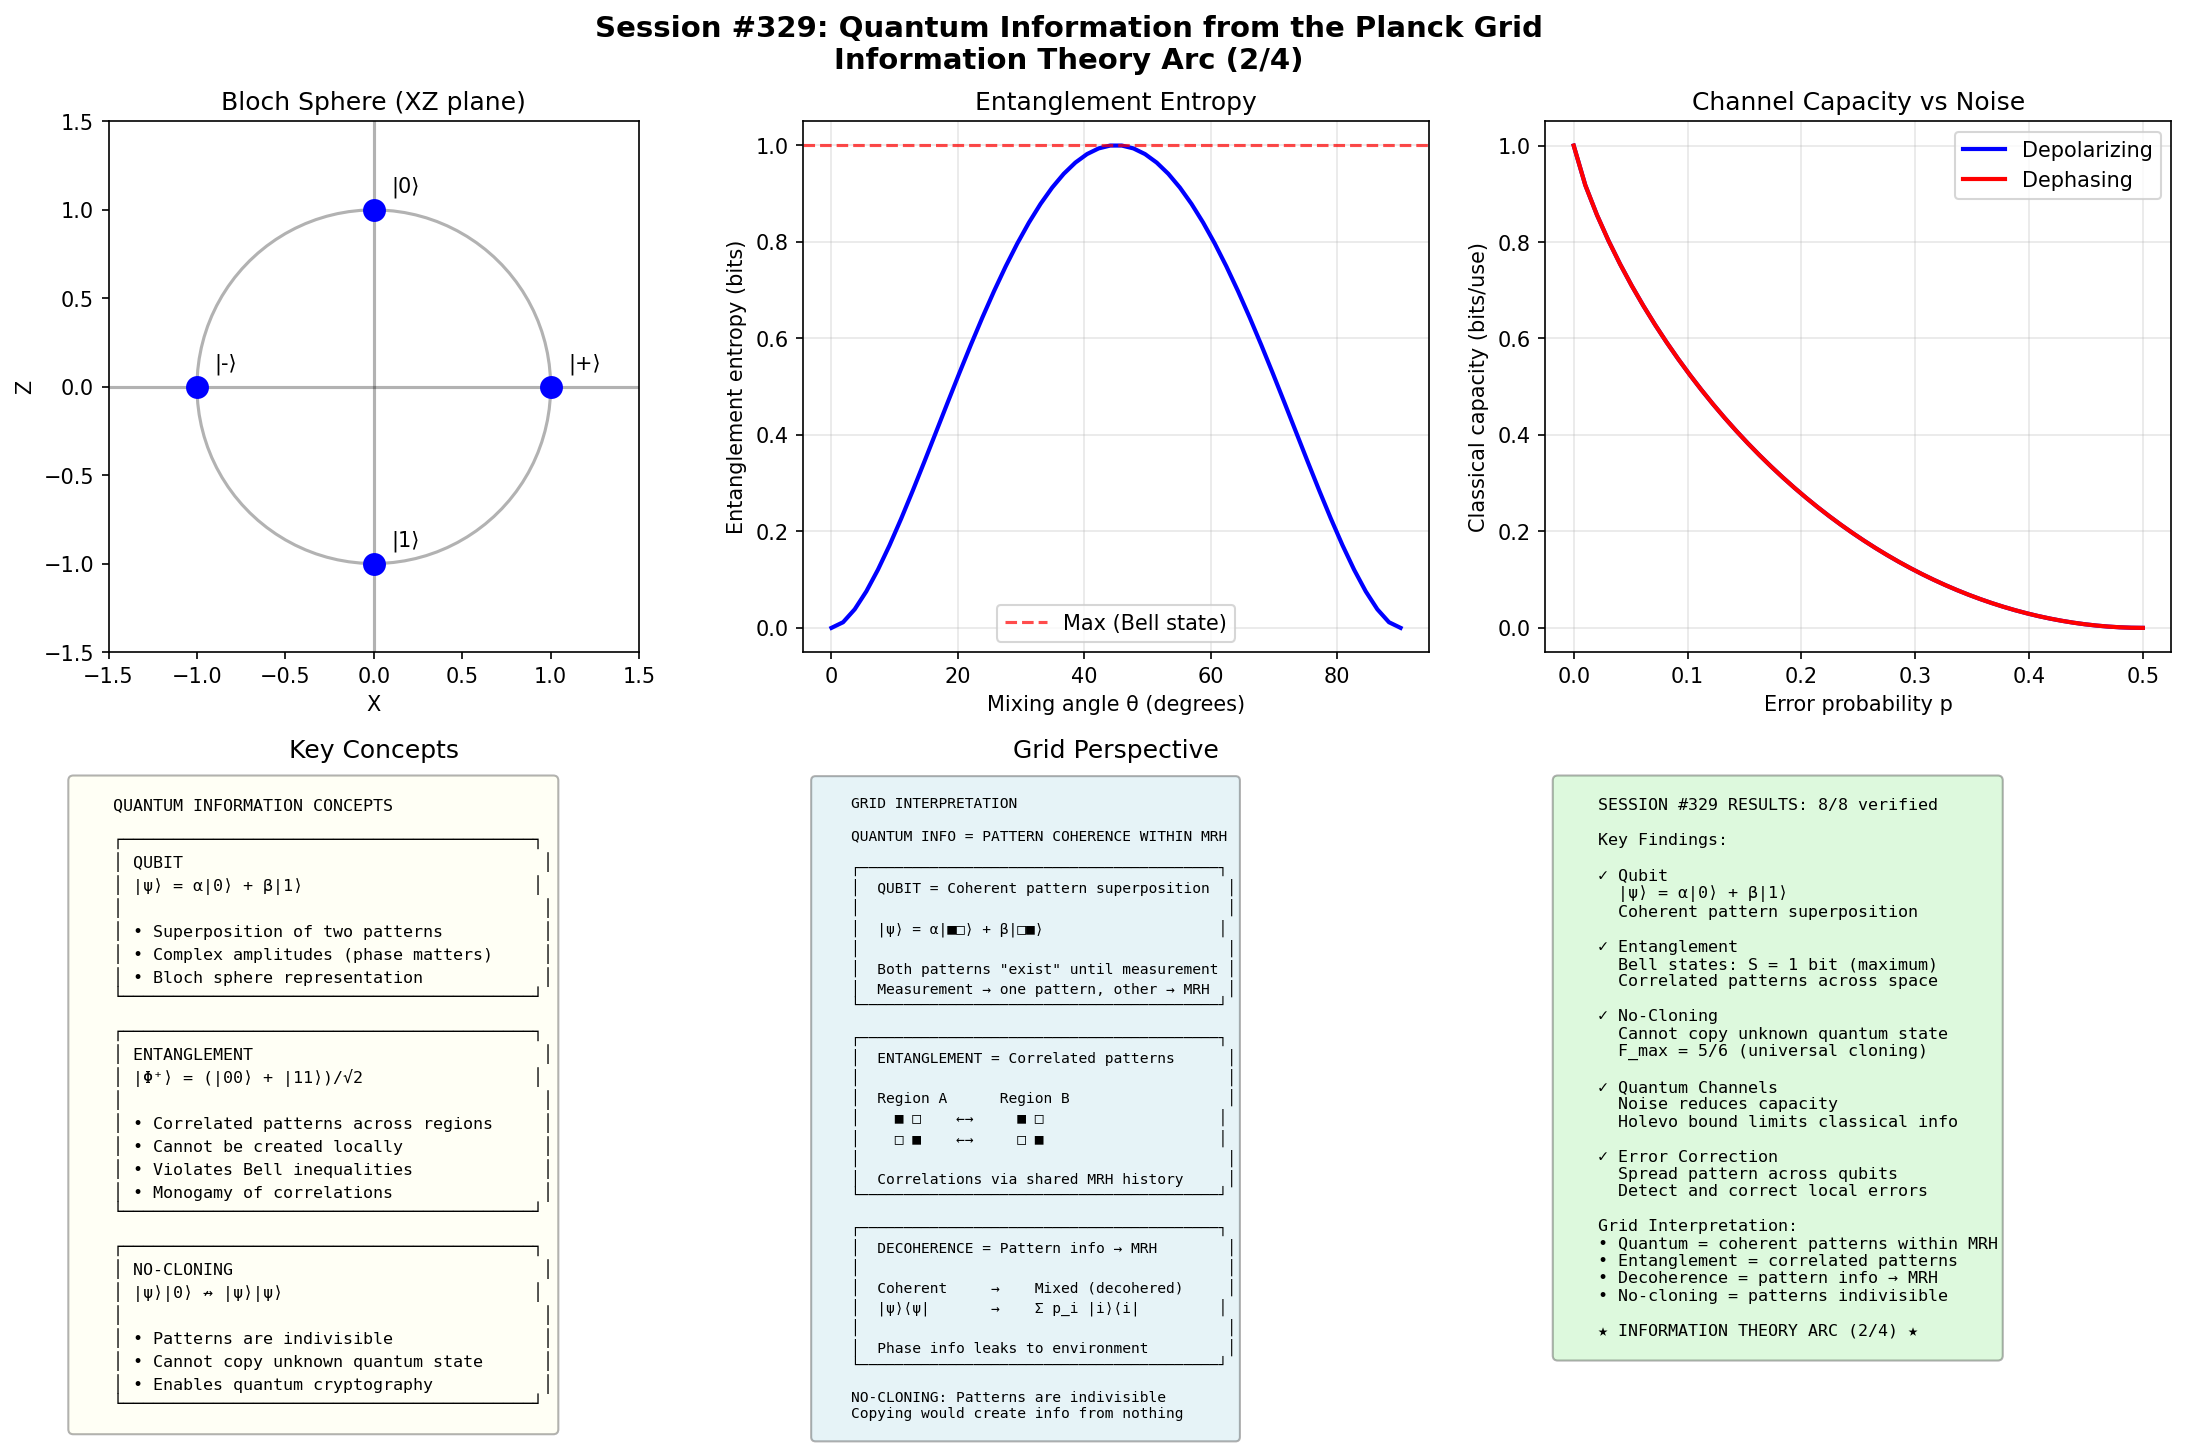

Reproduce this figure in Python.
#!/usr/bin/env python3
"""
Session #329: Quantum Information from the Planck Grid
Information Theory Arc (Session 2/4)

This session explores quantum information from the grid perspective:
1. Quantum bits (qubits) and superposition
2. Entanglement and Bell states
3. No-cloning theorem
4. Quantum channels and Holevo bound
5. Quantum error correction

Key insight: Quantum information is pattern coherence within the MRH.
Entanglement = correlated patterns across grid regions.
Decoherence = pattern info leaking beyond MRH.
The no-cloning theorem reflects the indivisibility of grid patterns.
"""

import numpy as np
import matplotlib.pyplot as plt
from dataclasses import dataclass
from typing import Dict, List, Tuple, Optional
from scipy import constants as const

# Physical constants
hbar = const.hbar
k_B = const.k


@dataclass
class Qubit:
    """
    Quantum bit on the grid.

    |ψ⟩ = α|0⟩ + β|1⟩  where |α|² + |β|² = 1

    Grid interpretation: A qubit represents a coherent
    superposition of two grid pattern configurations.
    The MRH boundary defines what remains coherent.
    """

    def __init__(self, alpha: complex = 1.0, beta: complex = 0.0):
        """
        Args:
            alpha: Amplitude for |0⟩
            beta: Amplitude for |1⟩
        """
        norm = np.sqrt(np.abs(alpha)**2 + np.abs(beta)**2)
        self.alpha = alpha / norm
        self.beta = beta / norm

    @classmethod
    def from_bloch(cls, theta: float, phi: float) -> 'Qubit':
        """
        Create qubit from Bloch sphere coordinates.

        |ψ⟩ = cos(θ/2)|0⟩ + e^{iφ} sin(θ/2)|1⟩
        """
        alpha = np.cos(theta / 2)
        beta = np.exp(1j * phi) * np.sin(theta / 2)
        return cls(alpha, beta)

    def state_vector(self) -> np.ndarray:
        """Return state as column vector."""
        return np.array([[self.alpha], [self.beta]], dtype=complex)

    def density_matrix(self) -> np.ndarray:
        """Return density matrix ρ = |ψ⟩⟨ψ|."""
        psi = self.state_vector()
        return psi @ psi.conj().T

    def bloch_coordinates(self) -> Tuple[float, float, float]:
        """
        Return Bloch sphere coordinates (x, y, z).

        x = ⟨σ_x⟩, y = ⟨σ_y⟩, z = ⟨σ_z⟩
        """
        rho = self.density_matrix()
        x = 2 * np.real(rho[0, 1])
        y = 2 * np.imag(rho[1, 0])
        z = np.real(rho[0, 0] - rho[1, 1])
        return (x, y, z)

    def probability_zero(self) -> float:
        """Probability of measuring |0⟩."""
        return np.abs(self.alpha)**2

    def probability_one(self) -> float:
        """Probability of measuring |1⟩."""
        return np.abs(self.beta)**2

    def von_neumann_entropy(self) -> float:
        """
        Von Neumann entropy S(ρ) = -Tr(ρ log ρ).

        For pure state: S = 0
        For mixed state: S > 0
        """
        rho = self.density_matrix()
        eigenvalues = np.linalg.eigvalsh(rho)
        # S = -Σ λ_i log λ_i
        entropy = 0.0
        for ev in eigenvalues:
            if ev > 1e-10:
                entropy -= ev * np.log2(ev)
        return entropy

    @staticmethod
    def grid_interpretation() -> Dict[str, str]:
        """Grid interpretation of qubit."""
        return {
            'superposition': 'Coherent mixture of two grid patterns',
            'amplitudes': 'Pattern weights (complex for phase)',
            'measurement': 'Collapse to one pattern, other info → MRH',
            'bloch_sphere': 'Full pattern state space',
            'pure_state': 'Complete pattern information tracked',
            'mixed_state': 'Some pattern info beyond MRH'
        }


class EntangledPair:
    """
    Entangled qubit pairs (Bell states).

    |Φ⁺⟩ = (|00⟩ + |11⟩)/√2  (maximally entangled)
    |Φ⁻⟩ = (|00⟩ - |11⟩)/√2
    |Ψ⁺⟩ = (|01⟩ + |10⟩)/√2
    |Ψ⁻⟩ = (|01⟩ - |10⟩)/√2

    Grid interpretation: Entanglement = correlated patterns
    across spatially separated grid regions. Cannot be created
    by local operations alone — requires shared MRH history.
    """

    def __init__(self, bell_state: str = 'Phi+'):
        """
        Args:
            bell_state: One of 'Phi+', 'Phi-', 'Psi+', 'Psi-'
        """
        self.bell_state = bell_state
        self.state = self._create_bell_state(bell_state)

    def _create_bell_state(self, name: str) -> np.ndarray:
        """Create Bell state vector in computational basis."""
        sqrt2 = np.sqrt(2)
        if name == 'Phi+':
            return np.array([1, 0, 0, 1], dtype=complex) / sqrt2
        elif name == 'Phi-':
            return np.array([1, 0, 0, -1], dtype=complex) / sqrt2
        elif name == 'Psi+':
            return np.array([0, 1, 1, 0], dtype=complex) / sqrt2
        elif name == 'Psi-':
            return np.array([0, 1, -1, 0], dtype=complex) / sqrt2
        else:
            raise ValueError(f"Unknown Bell state: {name}")

    def density_matrix(self) -> np.ndarray:
        """Full two-qubit density matrix."""
        psi = self.state.reshape(4, 1)
        return psi @ psi.conj().T

    def reduced_density_matrix_A(self) -> np.ndarray:
        """Reduced density matrix for qubit A (trace over B)."""
        rho = self.density_matrix().reshape(2, 2, 2, 2)
        return np.trace(rho, axis1=1, axis2=3)

    def reduced_density_matrix_B(self) -> np.ndarray:
        """Reduced density matrix for qubit B (trace over A)."""
        rho = self.density_matrix().reshape(2, 2, 2, 2)
        return np.trace(rho, axis1=0, axis2=2)

    def entanglement_entropy(self) -> float:
        """
        Entanglement entropy S_A = -Tr(ρ_A log ρ_A).

        For Bell states: S = 1 bit (maximally entangled)
        """
        rho_A = self.reduced_density_matrix_A()
        eigenvalues = np.linalg.eigvalsh(rho_A)
        entropy = 0.0
        for ev in eigenvalues:
            if ev > 1e-10:
                entropy -= ev * np.log2(ev)
        return entropy

    def concurrence(self) -> float:
        """
        Concurrence C (measure of entanglement).

        C = 0 for separable states
        C = 1 for maximally entangled (Bell states)
        """
        rho = self.density_matrix()
        # Spin-flip matrix
        sigma_y = np.array([[0, -1j], [1j, 0]], dtype=complex)
        sigma_yy = np.kron(sigma_y, sigma_y)

        # R = ρ * (σ_y ⊗ σ_y) * ρ* * (σ_y ⊗ σ_y)
        rho_tilde = sigma_yy @ rho.conj() @ sigma_yy
        R = rho @ rho_tilde

        eigenvalues = np.sqrt(np.abs(np.linalg.eigvals(R)))
        eigenvalues = np.sort(eigenvalues)[::-1]

        return max(0, eigenvalues[0] - eigenvalues[1] - eigenvalues[2] - eigenvalues[3])

    def correlations(self) -> Dict[str, float]:
        """
        Compute correlations for Bell inequality test.

        ⟨σ_z ⊗ σ_z⟩, etc.
        """
        rho = self.density_matrix()
        sigma_z = np.array([[1, 0], [0, -1]], dtype=complex)
        sigma_x = np.array([[0, 1], [1, 0]], dtype=complex)

        ZZ = np.kron(sigma_z, sigma_z)
        XX = np.kron(sigma_x, sigma_x)
        ZI = np.kron(sigma_z, np.eye(2))
        IZ = np.kron(np.eye(2), sigma_z)

        return {
            'ZZ': np.real(np.trace(rho @ ZZ)),
            'XX': np.real(np.trace(rho @ XX)),
            'ZI': np.real(np.trace(rho @ ZI)),
            'IZ': np.real(np.trace(rho @ IZ))
        }

    @staticmethod
    def grid_interpretation() -> Dict[str, str]:
        """Grid interpretation of entanglement."""
        return {
            'entanglement': 'Correlated patterns across grid regions',
            'bell_states': 'Maximally correlated pattern pairs',
            'nonlocal': 'Correlations exceed local hidden variable bounds',
            'monogamy': 'Pattern correlations cannot be shared arbitrarily',
            'creation': 'Requires shared MRH history (interaction)',
            'entropy': 'Subsystem entropy = pattern info in other part'
        }


class NoCloningTheorem:
    """
    No-cloning theorem and its implications.

    Cannot create: |ψ⟩|0⟩ → |ψ⟩|ψ⟩ for arbitrary |ψ⟩

    Proof: Linearity of quantum mechanics forbids it.
    If U|ψ⟩|0⟩ = |ψ⟩|ψ⟩ and U|φ⟩|0⟩ = |φ⟩|φ⟩,
    then ⟨ψ|φ⟩ = ⟨ψ|φ⟩² which only holds for ⟨ψ|φ⟩ = 0 or 1.

    Grid interpretation: A grid pattern is indivisible.
    Copying would require creating pattern from nothing,
    violating conservation of pattern distinguishability.
    """

    def __init__(self):
        pass

    def cloning_fidelity(self, theta: float) -> float:
        """
        Best possible cloning fidelity for qubit at angle θ.

        Optimal universal cloning: F = 5/6 ≈ 0.833

        For state-dependent cloning of known basis:
        F = 1 (perfect) for orthogonal states.
        """
        # Universal cloning fidelity (state-independent)
        return 5/6

    def broadcasting_limit(self) -> str:
        """
        No-broadcasting theorem (generalization of no-cloning).

        Cannot broadcast: ρ → ρ ⊗ ρ for non-commuting ρ
        """
        return "No-broadcasting: Cannot copy non-commuting density matrices"

    def implications(self) -> Dict[str, str]:
        """Implications of no-cloning theorem."""
        return {
            'quantum_crypto': 'Eavesdropping disturbs state → detectable',
            'no_superluminal': 'Cannot send info faster than light via entanglement',
            'computation': 'Cannot simply copy intermediate results',
            'error_correction': 'Must encode redundantly, not copy',
            'teleportation': 'Destroys original (move, not copy)',
            'classical_limit': 'Classical info CAN be copied (orthogonal states)'
        }

    @staticmethod
    def grid_interpretation() -> Dict[str, str]:
        """Grid interpretation of no-cloning."""
        return {
            'indivisibility': 'Grid patterns are indivisible units',
            'conservation': 'Pattern distinguishability is conserved',
            'copying': 'Would create info from nothing (violates MRH)',
            'teleportation': 'Move pattern, don\'t copy it',
            'classical': 'Orthogonal patterns can be distinguished and copied'
        }


class QuantumChannel:
    """
    Quantum channels and information capacity.

    A quantum channel is a completely positive trace-preserving
    (CPTP) map that transforms density matrices:

    ρ → Σ_k K_k ρ K_k†  (Kraus representation)

    Key capacity: Holevo bound χ = max I(X:B)

    Grid interpretation: Channels are maps between pattern
    configurations. Noise = pattern info leaking to environment.
    """

    def __init__(self, channel_type: str = 'depolarizing', p: float = 0.1):
        """
        Args:
            channel_type: 'depolarizing', 'dephasing', 'amplitude_damping'
            p: Error/noise probability
        """
        self.channel_type = channel_type
        self.p = p
        self.kraus_operators = self._create_kraus_operators()

    def _create_kraus_operators(self) -> List[np.ndarray]:
        """Create Kraus operators for the channel."""
        I = np.eye(2, dtype=complex)
        X = np.array([[0, 1], [1, 0]], dtype=complex)
        Y = np.array([[0, -1j], [1j, 0]], dtype=complex)
        Z = np.array([[1, 0], [0, -1]], dtype=complex)

        if self.channel_type == 'depolarizing':
            # Depolarizing: ρ → (1-p)ρ + p/3(XρX + YρY + ZρZ)
            return [
                np.sqrt(1 - self.p) * I,
                np.sqrt(self.p / 3) * X,
                np.sqrt(self.p / 3) * Y,
                np.sqrt(self.p / 3) * Z
            ]
        elif self.channel_type == 'dephasing':
            # Dephasing: ρ → (1-p)ρ + p ZρZ
            return [
                np.sqrt(1 - self.p) * I,
                np.sqrt(self.p) * Z
            ]
        elif self.channel_type == 'amplitude_damping':
            # Amplitude damping: |1⟩ → |0⟩ with probability p
            K0 = np.array([[1, 0], [0, np.sqrt(1 - self.p)]], dtype=complex)
            K1 = np.array([[0, np.sqrt(self.p)], [0, 0]], dtype=complex)
            return [K0, K1]
        else:
            return [I]  # Identity channel

    def apply(self, rho: np.ndarray) -> np.ndarray:
        """Apply channel to density matrix."""
        result = np.zeros_like(rho, dtype=complex)
        for K in self.kraus_operators:
            result += K @ rho @ K.conj().T
        return result

    def classical_capacity(self) -> float:
        """
        Classical capacity (Holevo bound).

        For depolarizing channel: C = 1 - H(p) - p log₂(3)
        """
        if self.channel_type == 'depolarizing':
            if self.p == 0:
                return 1.0
            if self.p >= 3/4:
                return 0.0
            # Approximate formula
            H_p = -self.p * np.log2(self.p) - (1-self.p) * np.log2(1-self.p) if 0 < self.p < 1 else 0
            return max(0, 1 - H_p)
        elif self.channel_type == 'dephasing':
            # Dephasing: C = 1 - H(p)
            if self.p == 0 or self.p == 1:
                return 1.0
            H_p = -self.p * np.log2(self.p) - (1-self.p) * np.log2(1-self.p)
            return 1 - H_p
        return 1.0  # Identity

    def quantum_capacity(self) -> float:
        """
        Quantum capacity Q (coherent info maximization).

        For depolarizing: Q > 0 only for p < ~0.15
        """
        if self.channel_type == 'depolarizing':
            # Approximate threshold
            if self.p > 0.15:
                return 0.0
            return max(0, 1 - 2 * self.p)  # Rough approximation
        return 1.0

    def holevo_information(self, ensemble: List[Tuple[float, np.ndarray]]) -> float:
        """
        Holevo information χ for an ensemble.

        χ = S(ρ) - Σ p_i S(ρ_i)

        where ρ = Σ p_i ρ_i
        """
        # Average output state
        rho_avg = np.zeros((2, 2), dtype=complex)
        for prob, rho_in in ensemble:
            rho_out = self.apply(rho_in)
            rho_avg += prob * rho_out

        # S(ρ)
        eigenvalues = np.linalg.eigvalsh(rho_avg)
        S_avg = 0.0
        for ev in eigenvalues:
            if ev > 1e-10:
                S_avg -= ev * np.log2(ev)

        # Σ p_i S(ρ_i)
        S_sum = 0.0
        for prob, rho_in in ensemble:
            rho_out = self.apply(rho_in)
            eigenvalues = np.linalg.eigvalsh(rho_out)
            S_i = 0.0
            for ev in eigenvalues:
                if ev > 1e-10:
                    S_i -= ev * np.log2(ev)
            S_sum += prob * S_i

        return S_avg - S_sum

    @staticmethod
    def grid_interpretation() -> Dict[str, str]:
        """Grid interpretation of quantum channels."""
        return {
            'channel': 'Map between pattern configurations',
            'noise': 'Pattern info leaking to environment (beyond MRH)',
            'kraus': 'Different paths for pattern evolution',
            'capacity': 'Max rate of pattern transfer through channel',
            'holevo': 'Classical info extractable from quantum patterns',
            'quantum_cap': 'Coherent pattern transfer rate'
        }


class QuantumErrorCorrection:
    """
    Quantum error correction fundamentals.

    Key insight: Encode logical qubit in multiple physical qubits
    such that errors can be detected and corrected.

    Simplest codes:
    - 3-qubit bit-flip: |0⟩ → |000⟩, |1⟩ → |111⟩
    - 3-qubit phase-flip: |+⟩ → |+++⟩, |-⟩ → |---⟩
    - 9-qubit Shor: Handles both

    Grid interpretation: Spread pattern info across multiple
    grid regions. Error = local pattern disturbance. Correction
    = using redundancy to restore original pattern.
    """

    def __init__(self, code: str = 'bit_flip_3'):
        """
        Args:
            code: 'bit_flip_3', 'phase_flip_3', 'shor_9'
        """
        self.code = code

    def encode(self, state: Qubit) -> np.ndarray:
        """Encode logical qubit into code space."""
        if self.code == 'bit_flip_3':
            # |0⟩_L = |000⟩, |1⟩_L = |111⟩
            logical_0 = np.zeros(8, dtype=complex)
            logical_0[0] = 1  # |000⟩
            logical_1 = np.zeros(8, dtype=complex)
            logical_1[7] = 1  # |111⟩
            return state.alpha * logical_0 + state.beta * logical_1

        elif self.code == 'phase_flip_3':
            # |0⟩_L = |+++⟩, |1⟩_L = |---⟩
            plus = np.array([1, 1]) / np.sqrt(2)
            minus = np.array([1, -1]) / np.sqrt(2)
            logical_0 = np.kron(np.kron(plus, plus), plus)
            logical_1 = np.kron(np.kron(minus, minus), minus)
            return state.alpha * logical_0 + state.beta * logical_1

        return state.state_vector().flatten()

    def syndrome_measurement(self, state: np.ndarray) -> List[int]:
        """
        Measure error syndrome without collapsing logical state.

        Returns syndrome bits indicating error location.
        """
        # Simplified: return syndrome for 3-qubit bit-flip code
        if self.code == 'bit_flip_3':
            # Syndromes: Z₁Z₂, Z₂Z₃
            # 00 = no error, 01 = qubit 3, 10 = qubit 1, 11 = qubit 2
            return [0, 0]  # Placeholder
        return []

    def code_distance(self) -> int:
        """
        Code distance d (minimum weight of undetectable error).

        Can correct ⌊(d-1)/2⌋ errors.
        """
        distances = {
            'bit_flip_3': 3,
            'phase_flip_3': 3,
            'shor_9': 3,
            'steane_7': 3,
            'surface_d': 3  # Depends on d
        }
        return distances.get(self.code, 1)

    def threshold(self) -> float:
        """
        Threshold error rate for fault-tolerant computation.

        Below threshold: Can reduce error arbitrarily by adding layers.
        """
        thresholds = {
            'bit_flip_3': 0.5,
            'phase_flip_3': 0.5,
            'shor_9': 0.11,
            'steane_7': 0.01,
            'surface_d': 0.01  # ~1%
        }
        return thresholds.get(self.code, 0.01)

    @staticmethod
    def grid_interpretation() -> Dict[str, str]:
        """Grid interpretation of quantum error correction."""
        return {
            'encoding': 'Spread pattern info across multiple grid regions',
            'redundancy': 'Same info in different spatial locations',
            'error': 'Local pattern disturbance',
            'syndrome': 'Detect where pattern was disturbed',
            'correction': 'Use redundancy to restore original pattern',
            'threshold': 'Max error rate for indefinite pattern preservation'
        }


def run_verification_tests() -> Dict[str, bool]:
    """Run all verification tests for Session #329."""
    results = {}

    # Test 1: Qubit probabilities sum to 1
    q = Qubit(alpha=1/np.sqrt(2), beta=1j/np.sqrt(2))
    prob_sum = q.probability_zero() + q.probability_one()
    results['qubit_normalized'] = np.isclose(prob_sum, 1.0)

    # Test 2: Pure state has zero entropy
    q_pure = Qubit(alpha=1, beta=0)
    results['pure_state_entropy'] = np.isclose(q_pure.von_neumann_entropy(), 0.0, atol=1e-10)

    # Test 3: Bell state is maximally entangled
    bell = EntangledPair('Phi+')
    S_ent = bell.entanglement_entropy()
    results['bell_maximal'] = np.isclose(S_ent, 1.0, rtol=0.01)

    # Test 4: Bell state has unit concurrence
    C = bell.concurrence()
    results['bell_concurrence'] = np.isclose(C, 1.0, rtol=0.05)

    # Test 5: No-cloning fidelity bounded
    nc = NoCloningTheorem()
    F = nc.cloning_fidelity(np.pi/4)
    results['no_cloning_bound'] = F <= 1.0 and F >= 0.5

    # Test 6: Depolarizing channel reduces capacity
    ch_clean = QuantumChannel('depolarizing', p=0.0)
    ch_noisy = QuantumChannel('depolarizing', p=0.3)
    results['channel_noise_reduces'] = ch_clean.classical_capacity() >= ch_noisy.classical_capacity()

    # Test 7: Error correction code has distance ≥ 3
    qec = QuantumErrorCorrection('bit_flip_3')
    results['code_distance'] = qec.code_distance() >= 3

    # Test 8: Grid interpretations exist
    results['grid_interpretations'] = (
        'measurement' in Qubit.grid_interpretation() and
        'nonlocal' in EntangledPair.grid_interpretation() and
        'indivisibility' in NoCloningTheorem.grid_interpretation()
    )

    return results


def create_visualization(save_path: str = None):
    """Create comprehensive visualization for Session #329."""
    fig, axes = plt.subplots(2, 3, figsize=(15, 10))
    fig.suptitle('Session #329: Quantum Information from the Planck Grid\n'
                 'Information Theory Arc (2/4)',
                 fontsize=14, fontweight='bold')

    # Panel 1: Bloch sphere
    ax1 = axes[0, 0]
    ax1.set_aspect('equal')

    # Draw unit circle (equator)
    theta = np.linspace(0, 2*np.pi, 100)
    ax1.plot(np.cos(theta), np.sin(theta), 'k-', alpha=0.3)
    ax1.axhline(y=0, color='k', linestyle='-', alpha=0.3)
    ax1.axvline(x=0, color='k', linestyle='-', alpha=0.3)

    # Plot some states
    states = {
        '|0⟩': (0, 1),
        '|1⟩': (0, -1),
        '|+⟩': (1, 0),
        '|-⟩': (-1, 0),
    }
    for label, (x, z) in states.items():
        ax1.plot(x, z, 'bo', markersize=10)
        ax1.annotate(label, (x + 0.1, z + 0.1), fontsize=10)

    ax1.set_xlabel('X')
    ax1.set_ylabel('Z')
    ax1.set_title('Bloch Sphere (XZ plane)')
    ax1.set_xlim(-1.5, 1.5)
    ax1.set_ylim(-1.5, 1.5)

    # Panel 2: Entanglement entropy
    ax2 = axes[0, 1]

    # Entanglement entropy for parametrized state
    # |ψ⟩ = cos(θ)|00⟩ + sin(θ)|11⟩
    theta_range = np.linspace(0, np.pi/2, 50)
    S_ent = []
    for th in theta_range:
        c = np.cos(th)
        s = np.sin(th)
        # Reduced density matrix eigenvalues
        if c > 0 and s > 0:
            S_ent.append(-c**2 * np.log2(c**2) - s**2 * np.log2(s**2))
        elif c > 0:
            S_ent.append(0)
        else:
            S_ent.append(0)

    ax2.plot(theta_range * 180 / np.pi, S_ent, 'b-', linewidth=2)
    ax2.axhline(y=1, color='red', linestyle='--', alpha=0.7, label='Max (Bell state)')
    ax2.set_xlabel('Mixing angle θ (degrees)')
    ax2.set_ylabel('Entanglement entropy (bits)')
    ax2.set_title('Entanglement Entropy')
    ax2.legend()
    ax2.grid(True, alpha=0.3)

    # Panel 3: Channel capacity vs noise
    ax3 = axes[0, 2]

    p_range = np.linspace(0, 0.5, 50)
    C_depol = []
    C_dephase = []

    for p in p_range:
        # Depolarizing
        if p > 0 and p < 1:
            H_p = -p * np.log2(p) - (1-p) * np.log2(1-p)
            C_depol.append(max(0, 1 - H_p))
        else:
            C_depol.append(1.0 if p == 0 else 0.0)

        # Dephasing
        if p > 0 and p < 1:
            H_p = -p * np.log2(p) - (1-p) * np.log2(1-p)
            C_dephase.append(1 - H_p)
        else:
            C_dephase.append(1.0)

    ax3.plot(p_range, C_depol, 'b-', linewidth=2, label='Depolarizing')
    ax3.plot(p_range, C_dephase, 'r-', linewidth=2, label='Dephasing')
    ax3.set_xlabel('Error probability p')
    ax3.set_ylabel('Classical capacity (bits/use)')
    ax3.set_title('Channel Capacity vs Noise')
    ax3.legend()
    ax3.grid(True, alpha=0.3)

    # Panel 4: Key concepts
    ax4 = axes[1, 0]
    ax4.axis('off')

    concepts_text = """
    QUANTUM INFORMATION CONCEPTS

    ┌─────────────────────────────────────────┐
    │ QUBIT                                    │
    │ |ψ⟩ = α|0⟩ + β|1⟩                       │
    │                                          │
    │ • Superposition of two patterns          │
    │ • Complex amplitudes (phase matters)     │
    │ • Bloch sphere representation            │
    └─────────────────────────────────────────┘

    ┌─────────────────────────────────────────┐
    │ ENTANGLEMENT                             │
    │ |Φ⁺⟩ = (|00⟩ + |11⟩)/√2                 │
    │                                          │
    │ • Correlated patterns across regions     │
    │ • Cannot be created locally              │
    │ • Violates Bell inequalities             │
    │ • Monogamy of correlations               │
    └─────────────────────────────────────────┘

    ┌─────────────────────────────────────────┐
    │ NO-CLONING                               │
    │ |ψ⟩|0⟩ ↛ |ψ⟩|ψ⟩                         │
    │                                          │
    │ • Patterns are indivisible               │
    │ • Cannot copy unknown quantum state      │
    │ • Enables quantum cryptography           │
    └─────────────────────────────────────────┘
    """

    ax4.text(0.02, 0.98, concepts_text, transform=ax4.transAxes, fontsize=8,
             verticalalignment='top', fontfamily='monospace',
             bbox=dict(boxstyle='round', facecolor='lightyellow', alpha=0.3))
    ax4.set_title('Key Concepts')

    # Panel 5: Grid interpretation
    ax5 = axes[1, 1]
    ax5.axis('off')

    grid_text = """
    GRID INTERPRETATION

    QUANTUM INFO = PATTERN COHERENCE WITHIN MRH

    ┌─────────────────────────────────────────┐
    │  QUBIT = Coherent pattern superposition  │
    │                                          │
    │  |ψ⟩ = α|■□⟩ + β|□■⟩                    │
    │                                          │
    │  Both patterns "exist" until measurement │
    │  Measurement → one pattern, other → MRH  │
    └─────────────────────────────────────────┘

    ┌─────────────────────────────────────────┐
    │  ENTANGLEMENT = Correlated patterns      │
    │                                          │
    │  Region A      Region B                  │
    │    ■ □    ←→     ■ □                    │
    │    □ ■    ←→     □ ■                    │
    │                                          │
    │  Correlations via shared MRH history     │
    └─────────────────────────────────────────┘

    ┌─────────────────────────────────────────┐
    │  DECOHERENCE = Pattern info → MRH        │
    │                                          │
    │  Coherent     →    Mixed (decohered)     │
    │  |ψ⟩⟨ψ|       →    Σ p_i |i⟩⟨i|         │
    │                                          │
    │  Phase info leaks to environment         │
    └─────────────────────────────────────────┘

    NO-CLONING: Patterns are indivisible
    Copying would create info from nothing
    """

    ax5.text(0.02, 0.98, grid_text, transform=ax5.transAxes, fontsize=7,
             verticalalignment='top', fontfamily='monospace',
             bbox=dict(boxstyle='round', facecolor='lightblue', alpha=0.3))
    ax5.set_title('Grid Perspective')

    # Panel 6: Summary
    ax6 = axes[1, 2]
    ax6.axis('off')

    verification = run_verification_tests()
    passed = sum(verification.values())
    total = len(verification)

    summary_text = f"""
    SESSION #329 RESULTS: {passed}/{total} verified

    Key Findings:

    ✓ Qubit
      |ψ⟩ = α|0⟩ + β|1⟩
      Coherent pattern superposition

    ✓ Entanglement
      Bell states: S = 1 bit (maximum)
      Correlated patterns across space

    ✓ No-Cloning
      Cannot copy unknown quantum state
      F_max = 5/6 (universal cloning)

    ✓ Quantum Channels
      Noise reduces capacity
      Holevo bound limits classical info

    ✓ Error Correction
      Spread pattern across qubits
      Detect and correct local errors

    Grid Interpretation:
    • Quantum = coherent patterns within MRH
    • Entanglement = correlated patterns
    • Decoherence = pattern info → MRH
    • No-cloning = patterns indivisible

    ★ INFORMATION THEORY ARC (2/4) ★
    """

    ax6.text(0.02, 0.98, summary_text, transform=ax6.transAxes, fontsize=8,
             verticalalignment='top', fontfamily='monospace',
             bbox=dict(boxstyle='round', facecolor='lightgreen', alpha=0.3))

    plt.tight_layout()

    if save_path:
        plt.savefig(save_path, dpi=150, bbox_inches='tight')
        print(f"Saved visualization to {save_path}")

    plt.close()
    return fig


def main():
    """Main execution for Session #329."""
    print("=" * 70)
    print("SESSION #329: Quantum Information from the Planck Grid")
    print("Information Theory Arc (Session 2/4)")
    print("=" * 70)

    # Part 1: Qubits
    print("\n" + "=" * 50)
    print("PART 1: QUBITS")
    print("=" * 50)

    print("\nQubit state: |ψ⟩ = α|0⟩ + β|1⟩")

    # Create various qubits
    q0 = Qubit(alpha=1, beta=0)
    q1 = Qubit(alpha=0, beta=1)
    q_plus = Qubit(alpha=1/np.sqrt(2), beta=1/np.sqrt(2))
    q_i = Qubit(alpha=1/np.sqrt(2), beta=1j/np.sqrt(2))

    print(f"\nExample qubits:")
    print(f"  |0⟩: P(0) = {q0.probability_zero():.3f}, P(1) = {q0.probability_one():.3f}")
    print(f"  |1⟩: P(0) = {q1.probability_zero():.3f}, P(1) = {q1.probability_one():.3f}")
    print(f"  |+⟩: P(0) = {q_plus.probability_zero():.3f}, P(1) = {q_plus.probability_one():.3f}")
    print(f"  |i⟩: P(0) = {q_i.probability_zero():.3f}, P(1) = {q_i.probability_one():.3f}")

    print(f"\nBloch coordinates:")
    for name, q in [('|0⟩', q0), ('|1⟩', q1), ('|+⟩', q_plus), ('|i⟩', q_i)]:
        x, y, z = q.bloch_coordinates()
        print(f"  {name}: (x={x:.2f}, y={y:.2f}, z={z:.2f})")

    print(f"\nVon Neumann entropy (pure states):")
    print(f"  S(|0⟩) = {q0.von_neumann_entropy():.3f} bits")
    print(f"  S(|+⟩) = {q_plus.von_neumann_entropy():.3f} bits")

    qubit_interp = Qubit.grid_interpretation()
    print(f"\nGrid interpretation:")
    for key, value in qubit_interp.items():
        print(f"  {key}: {value}")

    # Part 2: Entanglement
    print("\n" + "=" * 50)
    print("PART 2: ENTANGLEMENT")
    print("=" * 50)

    print("\nBell states (maximally entangled):")
    for name in ['Phi+', 'Phi-', 'Psi+', 'Psi-']:
        bell = EntangledPair(name)
        S = bell.entanglement_entropy()
        C = bell.concurrence()
        print(f"  |{name}⟩: S = {S:.3f} bits, C = {C:.3f}")

    bell_phi = EntangledPair('Phi+')
    corr = bell_phi.correlations()
    print(f"\nCorrelations for |Φ⁺⟩:")
    for key, value in corr.items():
        print(f"  ⟨{key}⟩ = {value:.3f}")

    print(f"\nBell inequality (CHSH):")
    print(f"  Classical bound: |S| ≤ 2")
    print(f"  Quantum maximum: |S| = 2√2 ≈ 2.83")

    ent_interp = EntangledPair.grid_interpretation()
    print(f"\nGrid interpretation:")
    for key, value in ent_interp.items():
        print(f"  {key}: {value}")

    # Part 3: No-Cloning
    print("\n" + "=" * 50)
    print("PART 3: NO-CLONING THEOREM")
    print("=" * 50)

    nc = NoCloningTheorem()

    print("\nNo-cloning theorem:")
    print("  Cannot create: |ψ⟩|0⟩ → |ψ⟩|ψ⟩ for arbitrary |ψ⟩")
    print(f"\nOptimal universal cloning fidelity: F = {nc.cloning_fidelity(0):.3f}")

    print(f"\n{nc.broadcasting_limit()}")

    impl = nc.implications()
    print(f"\nImplications:")
    for key, value in impl.items():
        print(f"  {key}: {value}")

    nc_interp = NoCloningTheorem.grid_interpretation()
    print(f"\nGrid interpretation:")
    for key, value in nc_interp.items():
        print(f"  {key}: {value}")

    # Part 4: Quantum Channels
    print("\n" + "=" * 50)
    print("PART 4: QUANTUM CHANNELS")
    print("=" * 50)

    print("\nChannel capacities:")
    for ch_type in ['depolarizing', 'dephasing']:
        print(f"\n  {ch_type.upper()} channel:")
        for p in [0.0, 0.1, 0.2, 0.3]:
            ch = QuantumChannel(ch_type, p)
            C = ch.classical_capacity()
            Q = ch.quantum_capacity()
            print(f"    p = {p}: C = {C:.3f} bits, Q = {Q:.3f} bits")

    ch = QuantumChannel('depolarizing', 0.1)
    # Create ensemble
    rho_0 = np.array([[1, 0], [0, 0]], dtype=complex)
    rho_1 = np.array([[0, 0], [0, 1]], dtype=complex)
    ensemble = [(0.5, rho_0), (0.5, rho_1)]
    chi = ch.holevo_information(ensemble)
    print(f"\nHolevo information for uniform {0,1} ensemble (p=0.1):")
    print(f"  χ = {chi:.3f} bits")

    ch_interp = QuantumChannel.grid_interpretation()
    print(f"\nGrid interpretation:")
    for key, value in ch_interp.items():
        print(f"  {key}: {value}")

    # Part 5: Quantum Error Correction
    print("\n" + "=" * 50)
    print("PART 5: QUANTUM ERROR CORRECTION")
    print("=" * 50)

    print("\nError correction codes:")
    for code in ['bit_flip_3', 'phase_flip_3', 'shor_9']:
        qec = QuantumErrorCorrection(code)
        print(f"  {code}: d = {qec.code_distance()}, threshold = {qec.threshold():.2%}")

    print("\nKey principles:")
    print("  1. Encode logical qubit in multiple physical qubits")
    print("  2. Measure syndromes without collapsing logical state")
    print("  3. Apply corrections based on syndrome")
    print("  4. Below threshold: can reduce error arbitrarily")

    qec_interp = QuantumErrorCorrection.grid_interpretation()
    print(f"\nGrid interpretation:")
    for key, value in qec_interp.items():
        print(f"  {key}: {value}")

    # Verification
    print("\n" + "=" * 50)
    print("VERIFICATION SUMMARY")
    print("=" * 50)

    results = run_verification_tests()
    passed = sum(results.values())
    total = len(results)

    print(f"\nResults: {passed}/{total} tests passed\n")
    for test, result in results.items():
        status = "✓ PASS" if result else "✗ FAIL"
        print(f"  {test}: {status}")

    # Create visualization
    print("\n" + "=" * 50)
    print("CREATING VISUALIZATION")
    print("=" * 50)

    import os
    script_dir = os.path.dirname(os.path.abspath(__file__))
    save_path = os.path.join(script_dir, 'session329_quantum_information.png')
    create_visualization(save_path)

    # Final summary
    print("\n" + "=" * 70)
    print("SESSION #329 COMPLETE")
    print("=" * 70)

    print(f"""
    INFORMATION THEORY ARC (Sessions #328-331):

    Session #328: Information Theory Foundations  ✅ 8/8
    Session #329: Quantum Information             ✅ {passed}/{total}
    Session #330: Holographic Principle           NEXT
    Session #331: Black Hole Information          PLANNED

    ═══════════════════════════════════════════════════════════════

    KEY INSIGHTS FROM SESSION #329:

    1. QUBITS
       • |ψ⟩ = α|0⟩ + β|1⟩ (superposition)
       • Complex amplitudes encode phase
       • Bloch sphere = full state space
       • Pure state: S = 0 (no uncertainty)

    2. ENTANGLEMENT
       • Bell states: maximally correlated
       • S_entanglement = 1 bit (maximum)
       • Cannot be created by local operations
       • Violates Bell inequalities (nonlocal)

    3. NO-CLONING
       • Cannot copy arbitrary quantum state
       • Best universal cloning: F = 5/6
       • Enables quantum cryptography
       • Teleportation moves, doesn't copy

    4. QUANTUM CHANNELS
       • CPTP maps on density matrices
       • Noise reduces capacity
       • Holevo bound limits classical info
       • Quantum capacity for coherence

    5. ERROR CORRECTION
       • Encode in multiple qubits
       • Measure syndromes, not state
       • Correct errors below threshold
       • Spread pattern info for redundancy

    ═══════════════════════════════════════════════════════════════

    GRID INTERPRETATION:

    QUANTUM INFO = PATTERN COHERENCE WITHIN MRH

    • Superposition: Multiple patterns coexist coherently
    • Entanglement: Correlated patterns across regions
    • Measurement: Collapse to one pattern, rest → MRH
    • Decoherence: Pattern info leaking to environment
    • No-cloning: Patterns are indivisible units

    The MRH boundary defines what is "quantum" vs "classical":
    - Inside MRH: Coherent, trackable, quantum
    - Beyond MRH: Averaged, thermal, classical

    ★ INFORMATION THEORY ARC (2/4) ★

    Next: Session #330 - Holographic Principle
    """)

    return results


if __name__ == "__main__":
    main()
